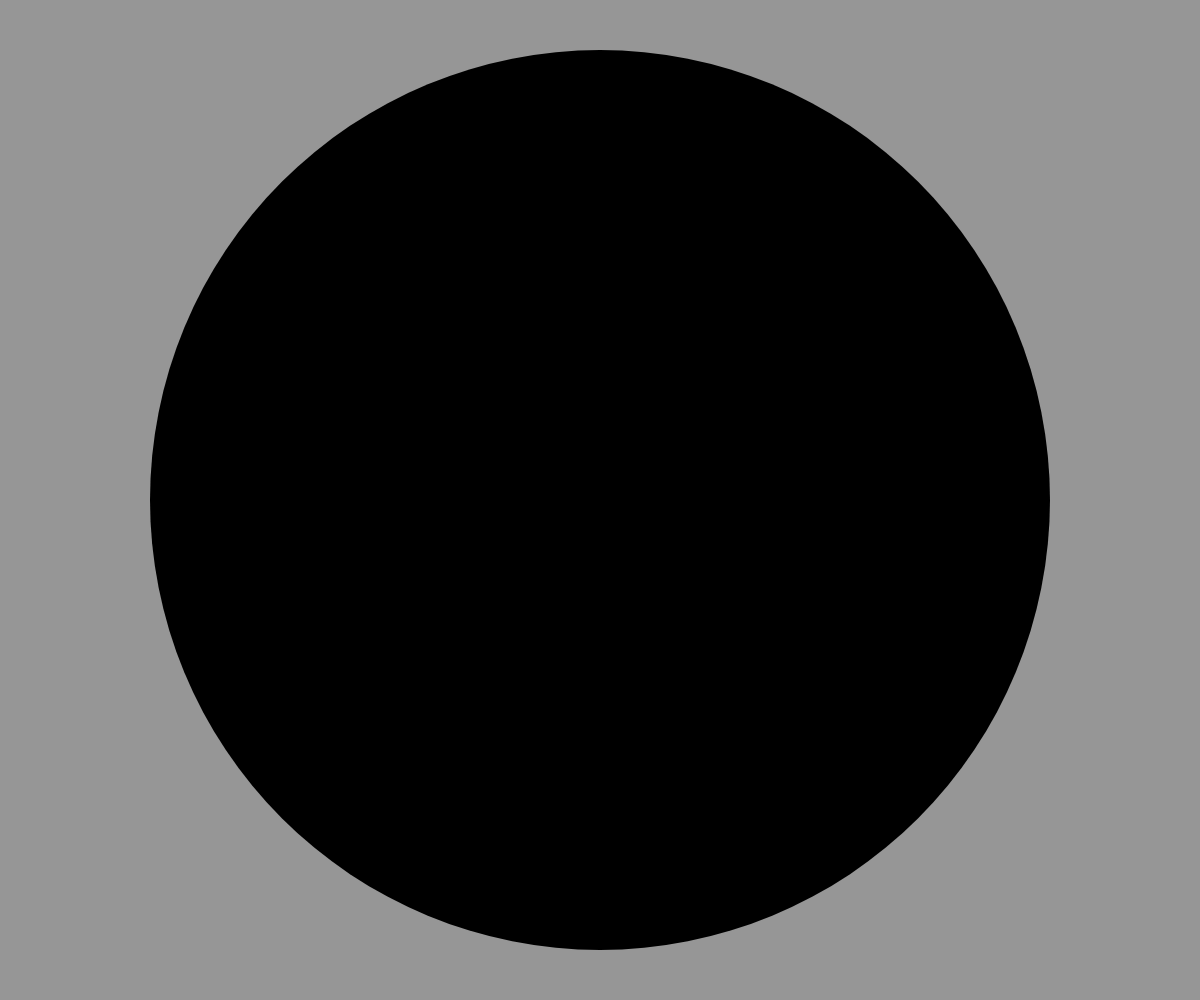
Frame 1 (no input)
Frame 60 (no input): identical to frame 1, image omitted
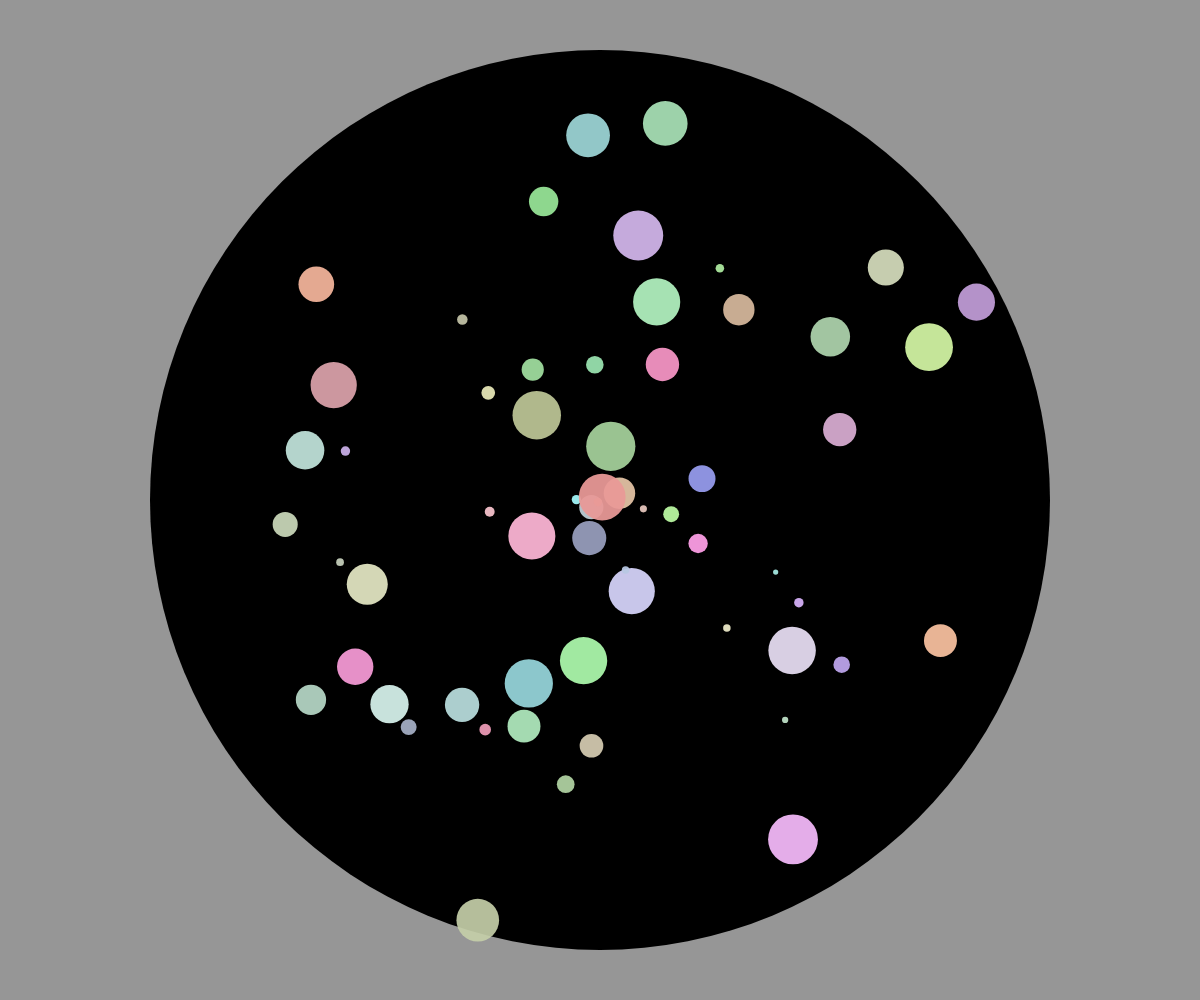
Frame 120 (the mouse pressed at the canvas centre since frame 60)

The p5.js sketch that drew these frames (run headless with seeded random() and noise() and a simulated clock; from frame 60 on, the mouse is pressed at the canvas centre):

// p5.js sketch
// ── sketch.js
let balls = [];
const GRAVITY = 5;
let blow = false;

function setup() {
  createCanvas(window.innerWidth,window.innerHeight);
  background(0);
  area = new Area(width/2, height/2, height*0.9,1);
}

function draw() {
  background(150,150,150);
  area.display();

  let mouse = createVector(mouseX,mouseY);
  let vector = p5.Vector.sub(area.pos,mouse);
  let distance = vector.mag();

  if(mouseIsPressed){
    if(distance > area.d/2+25 || distance < area.d/2-25){
      balls.push(new Ball(mouseX,mouseY,random(0.5,5),random(150,255),random(150,255),random(150,255)));
    }
  }

  for(let i=0; i<balls.length; i++){
    let b = balls[i];
    for(let j=0; j<balls.length; j++){
      if(j!=i){
        if(balls[j].t1 > 50 && b.t1 > 50){
          b.checkCollision(balls[j]);
          if(b.checkArea(area) == balls[j].checkArea(area)){
            b.applyRepel(balls[j]);
          }
        }
      }
    }

    if(b.checkArea(area,b.initpos) != b.checkArea(area,b.pos)){
      b.initpos = b.pos;
    }

    //wind
    let wind;
    let mag;
    if(keyIsPressed){
      mag = -2;
      wind = createVector(0,mag);
      b.applyForce(wind);
      blow = true;
    }else{
      blow = false;
    }

    //friction
    let c;
    if(b.checkArea(area,b.initpos)){
      c = 0.005;
      if(distance<=area.d/2-25){
        b.applyAttraction(mouse,0.0008);
      }
    }else{
      c = 0.03;
    }
    let speed = b.vel.mag();
    let drageForce = c*speed**2;
    let resistance = p5.Vector.mult(b.vel,-1);
    resistance.normalize();
    resistance.mult(drageForce);
    resistance.limit(b.vel.mag());
    b.applyForce(resistance);

    b.update(); //collision-one check&leave before the other check
    // b.checkBounce(area);
    b.disappear();
    b.display();
  }
}

// ── Area.js
class Area{
  constructor(x,y,d,e){
    this.pos = createVector(x,y);
    this.d = d;
    this.e = e;
    this.vel = createVector(0,0);
  }
  display(){
    push();
    translate(this.pos.x,this.pos.y);
    noStroke();
    fill(0);
    ellipse(0,0,this.d,this.d);
    pop();
  }
}

// ── Ball.js
class Ball{
  constructor(x,y,m,r,g,b){
    this.pos = createVector(x,y);
    this.vel = createVector();
    this.acc = createVector(random(-0.1,0.1),random(-0.1,0.1));
    this.initpos = createVector(x,y);
    this.mass = m;
    this.rad = this.mass * 5;
    this.r = r;
    this.g = g;
    this.b = b;
    this.t1 = 240;
    this.decay = 0.1;
  }

  disappear(){
    this.t1 -= this.decay;
  }

  applyForce(f){
    let force = f.copy();
    force.div(this.mass);
    this.acc.add(force);
  }

  applyAttraction(other,c){ //attract
    let force = p5.Vector.sub(other, this.pos);
    force.mult(c);
    this.applyForce(force);
  }

  applyRepel(other){
    let force = p5.Vector.sub(other.pos, this.pos);
    let distance = force.mag();
    let magnitude = (GRAVITY * this.mass * other.mass) / (distance * distance);
    force.normalize();
    force.mult(magnitude);
    force.mult(-1.5);
    force.limit(10);
    this.applyForce(force);
  }

  checkArea(area,v){
    var inside = false;
    let vector = p5.Vector.sub(area.pos,v);
    let distance = vector.mag();
    if(distance<area.d/2-this.rad){
      inside = true;
    }
    return inside;
  }

  checkCollision(other){
    let vector = p5.Vector.sub(other.pos,this.pos);
    let distance = vector.mag();
    let r = this.r;
    let g = this.g;
    let b = this.b;
    if(distance<=this.rad+other.rad){
      vector.normalize();
      let magnitude;
      let c = 0.2;
      magnitude = this.vel.mag()*c;
      vector.mult(magnitude);
      other.applyForce(vector);
      magnitude = other.vel.mag()*c;
      vector.normalize();
      vector.mult(-1);
      vector.mult(magnitude);
      this.applyForce(vector);
      this.r = other.r;
      this.g = other.g;
      this.b = other.b;
      other.r = r;
      other.g = g;
      other.b = b;
    }
  }

  // checkBounce(area){
  //   let vector = p5.Vector.sub(area.pos,this.pos);
  //   let distance = vector.mag();
  //   if(this.checkArea(area,this.initpos)){
  //     if(distance>=area.d/2-this.d/2){
  //       let magnitude;
  //       let c = 0.2;
  //       magnitude = area.vel.mag()*c;
  //       vector.normalize();
  //       vector.mult(-1);
  //       vector.mult(magnitude);
  //       this.applyForce(vector);
  //     }
  //   }else{
  //     if(distance<=this.d/2+area.d/2){
  //       let magnitude;
  //       let c = 0.2;
  //       magnitude = area.vel.mag()*c;
  //       vector.normalize();
  //       vector.mult(-1);
  //       vector.mult(magnitude);
  //       this.applyForce(vector);
  //     }
  //   }
  // }

  update(){
    this.vel.add(this.acc);
    this.pos.add(this.vel);
    this.acc.mult(0);
  }

  display(){
    push();
    translate(this.pos.x,this.pos.y);
    noStroke();
    fill(this.r,this.g,this.b,this.t1);
    ellipse(0,0,this.rad*2,this.rad*2);
    pop();
  }
}
